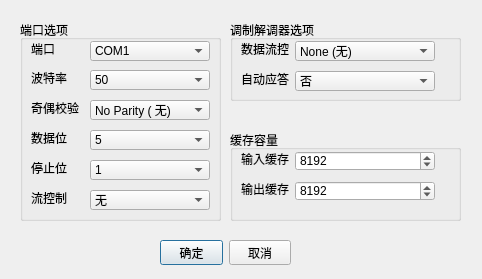
<?xml version="1.0" encoding="UTF-8"?>
<ui version="4.0">
 <class>QDlgConfig</class>
 <widget class="QDialog" name="QDlgConfig">
  <property name="geometry">
   <rect>
    <x>0</x>
    <y>0</y>
    <width>482</width>
    <height>279</height>
   </rect>
  </property>
  <property name="minimumSize">
   <size>
    <width>482</width>
    <height>279</height>
   </size>
  </property>
  <property name="maximumSize">
   <size>
    <width>482</width>
    <height>279</height>
   </size>
  </property>
  <property name="windowTitle">
   <string>端口设置</string>
  </property>
  <widget class="QGroupBox" name="gbPortOptions">
   <property name="geometry">
    <rect>
     <x>20</x>
     <y>20</y>
     <width>201</width>
     <height>201</height>
    </rect>
   </property>
   <property name="title">
    <string>端口选项</string>
   </property>
   <widget class="QComboBox" name="cbStopBit">
    <property name="geometry">
     <rect>
      <x>70</x>
      <y>140</y>
      <width>120</width>
      <height>20</height>
     </rect>
    </property>
    <item>
     <property name="text">
      <string>1</string>
     </property>
    </item>
    <item>
     <property name="text">
      <string>1.5</string>
     </property>
    </item>
    <item>
     <property name="text">
      <string>2</string>
     </property>
    </item>
   </widget>
   <widget class="QLabel" name="label_5">
    <property name="geometry">
     <rect>
      <x>11</x>
      <y>140</y>
      <width>36</width>
      <height>16</height>
     </rect>
    </property>
    <property name="text">
     <string>停止位</string>
    </property>
   </widget>
   <widget class="QComboBox" name="cbFlowCtrl">
    <property name="geometry">
     <rect>
      <x>70</x>
      <y>170</y>
      <width>120</width>
      <height>20</height>
     </rect>
    </property>
    <item>
     <property name="text">
      <string>无</string>
     </property>
    </item>
    <item>
     <property name="text">
      <string>硬件</string>
     </property>
    </item>
    <item>
     <property name="text">
      <string>Xon / Xoff</string>
     </property>
    </item>
   </widget>
   <widget class="QLabel" name="label_6">
    <property name="geometry">
     <rect>
      <x>11</x>
      <y>170</y>
      <width>36</width>
      <height>16</height>
     </rect>
    </property>
    <property name="text">
     <string>流控制</string>
    </property>
   </widget>
   <widget class="QLabel" name="label">
    <property name="geometry">
     <rect>
      <x>11</x>
      <y>21</y>
      <width>24</width>
      <height>16</height>
     </rect>
    </property>
    <property name="text">
     <string>端口</string>
    </property>
   </widget>
   <widget class="QComboBox" name="cbPort">
    <property name="geometry">
     <rect>
      <x>70</x>
      <y>21</y>
      <width>120</width>
      <height>20</height>
     </rect>
    </property>
    <item>
     <property name="text">
      <string>COM1</string>
     </property>
    </item>
    <item>
     <property name="text">
      <string>COM2</string>
     </property>
    </item>
    <item>
     <property name="text">
      <string>COM3</string>
     </property>
    </item>
    <item>
     <property name="text">
      <string>COM4</string>
     </property>
    </item>
    <item>
     <property name="text">
      <string>COM5</string>
     </property>
    </item>
    <item>
     <property name="text">
      <string>COM6</string>
     </property>
    </item>
    <item>
     <property name="text">
      <string>COM7</string>
     </property>
    </item>
    <item>
     <property name="text">
      <string>COM8</string>
     </property>
    </item>
    <item>
     <property name="text">
      <string>COM9</string>
     </property>
    </item>
    <item>
     <property name="text">
      <string>COM10</string>
     </property>
    </item>
    <item>
     <property name="text">
      <string>COM11</string>
     </property>
    </item>
    <item>
     <property name="text">
      <string>COM12</string>
     </property>
    </item>
    <item>
     <property name="text">
      <string>COM13</string>
     </property>
    </item>
    <item>
     <property name="text">
      <string>COM14</string>
     </property>
    </item>
    <item>
     <property name="text">
      <string>COM15</string>
     </property>
    </item>
    <item>
     <property name="text">
      <string>COM16</string>
     </property>
    </item>
   </widget>
   <widget class="QLabel" name="label_4">
    <property name="geometry">
     <rect>
      <x>11</x>
      <y>110</y>
      <width>36</width>
      <height>16</height>
     </rect>
    </property>
    <property name="text">
     <string>数据位</string>
    </property>
   </widget>
   <widget class="QComboBox" name="cbDataBit">
    <property name="geometry">
     <rect>
      <x>70</x>
      <y>110</y>
      <width>120</width>
      <height>20</height>
     </rect>
    </property>
    <item>
     <property name="text">
      <string>5</string>
     </property>
    </item>
    <item>
     <property name="text">
      <string>6</string>
     </property>
    </item>
    <item>
     <property name="text">
      <string>7</string>
     </property>
    </item>
    <item>
     <property name="text">
      <string>8</string>
     </property>
    </item>
   </widget>
   <widget class="QLabel" name="label_3">
    <property name="geometry">
     <rect>
      <x>11</x>
      <y>80</y>
      <width>48</width>
      <height>16</height>
     </rect>
    </property>
    <property name="text">
     <string>奇偶校验</string>
    </property>
   </widget>
   <widget class="QComboBox" name="cbParity">
    <property name="geometry">
     <rect>
      <x>70</x>
      <y>80</y>
      <width>120</width>
      <height>20</height>
     </rect>
    </property>
    <item>
     <property name="text">
      <string>No Parity ( 无)</string>
     </property>
    </item>
    <item>
     <property name="text">
      <string>Odd (奇)</string>
     </property>
    </item>
    <item>
     <property name="text">
      <string>Even (偶)</string>
     </property>
    </item>
    <item>
     <property name="text">
      <string>Mark (标记)</string>
     </property>
    </item>
    <item>
     <property name="text">
      <string>Space (空格)</string>
     </property>
    </item>
   </widget>
   <widget class="QComboBox" name="cbBaudRate">
    <property name="geometry">
     <rect>
      <x>70</x>
      <y>50</y>
      <width>120</width>
      <height>20</height>
     </rect>
    </property>
    <item>
     <property name="text">
      <string>50</string>
     </property>
    </item>
    <item>
     <property name="text">
      <string>75</string>
     </property>
    </item>
    <item>
     <property name="text">
      <string>110</string>
     </property>
    </item>
    <item>
     <property name="text">
      <string>134</string>
     </property>
    </item>
    <item>
     <property name="text">
      <string>150</string>
     </property>
    </item>
    <item>
     <property name="text">
      <string>200</string>
     </property>
    </item>
    <item>
     <property name="text">
      <string>300</string>
     </property>
    </item>
    <item>
     <property name="text">
      <string>600</string>
     </property>
    </item>
    <item>
     <property name="text">
      <string>1200</string>
     </property>
    </item>
    <item>
     <property name="text">
      <string>1800</string>
     </property>
    </item>
    <item>
     <property name="text">
      <string>2400</string>
     </property>
    </item>
    <item>
     <property name="text">
      <string>4800</string>
     </property>
    </item>
    <item>
     <property name="text">
      <string>9600</string>
     </property>
    </item>
    <item>
     <property name="text">
      <string>14400</string>
     </property>
    </item>
    <item>
     <property name="text">
      <string>19200</string>
     </property>
    </item>
    <item>
     <property name="text">
      <string>38400</string>
     </property>
    </item>
    <item>
     <property name="text">
      <string>56000</string>
     </property>
    </item>
    <item>
     <property name="text">
      <string>57600</string>
     </property>
    </item>
    <item>
     <property name="text">
      <string>76800</string>
     </property>
    </item>
    <item>
     <property name="text">
      <string>115200</string>
     </property>
    </item>
    <item>
     <property name="text">
      <string>128000</string>
     </property>
    </item>
    <item>
     <property name="text">
      <string>256000</string>
     </property>
    </item>
   </widget>
   <widget class="QLabel" name="label_2">
    <property name="geometry">
     <rect>
      <x>11</x>
      <y>50</y>
      <width>36</width>
      <height>16</height>
     </rect>
    </property>
    <property name="text">
     <string>波特率</string>
    </property>
   </widget>
  </widget>
  <widget class="QGroupBox" name="gbModemOptions">
   <property name="geometry">
    <rect>
     <x>230</x>
     <y>20</y>
     <width>231</width>
     <height>81</height>
    </rect>
   </property>
   <property name="title">
    <string>调制解调器选项</string>
   </property>
   <widget class="QLabel" name="label_7">
    <property name="geometry">
     <rect>
      <x>11</x>
      <y>21</y>
      <width>48</width>
      <height>16</height>
     </rect>
    </property>
    <property name="text">
     <string>数据流控</string>
    </property>
   </widget>
   <widget class="QComboBox" name="cbDataFlowCtrl">
    <property name="geometry">
     <rect>
      <x>65</x>
      <y>21</y>
      <width>140</width>
      <height>20</height>
     </rect>
    </property>
    <item>
     <property name="text">
      <string>None (无)</string>
     </property>
    </item>
    <item>
     <property name="text">
      <string>RTS/CTS (硬件)</string>
     </property>
    </item>
    <item>
     <property name="text">
      <string>Xon/Xoff (软件)</string>
     </property>
    </item>
    <item>
     <property name="text">
      <string>RTS/CTS &amp; Xon/Xoff</string>
     </property>
    </item>
   </widget>
   <widget class="QLabel" name="label_8">
    <property name="geometry">
     <rect>
      <x>11</x>
      <y>51</y>
      <width>48</width>
      <height>16</height>
     </rect>
    </property>
    <property name="text">
     <string>自动应答</string>
    </property>
   </widget>
   <widget class="QComboBox" name="cbAutoReply">
    <property name="geometry">
     <rect>
      <x>65</x>
      <y>51</y>
      <width>140</width>
      <height>20</height>
     </rect>
    </property>
    <item>
     <property name="text">
      <string>否</string>
     </property>
    </item>
    <item>
     <property name="text">
      <string>是</string>
     </property>
    </item>
   </widget>
  </widget>
  <widget class="QGroupBox" name="gbBufferOptions">
   <property name="geometry">
    <rect>
     <x>230</x>
     <y>130</y>
     <width>231</width>
     <height>91</height>
    </rect>
   </property>
   <property name="title">
    <string>缓存容量</string>
   </property>
   <widget class="QSpinBox" name="sbInBuffer">
    <property name="geometry">
     <rect>
      <x>65</x>
      <y>21</y>
      <width>140</width>
      <height>20</height>
     </rect>
    </property>
    <property name="maximum">
     <number>99999999</number>
    </property>
    <property name="singleStep">
     <number>1</number>
    </property>
    <property name="value">
     <number>8192</number>
    </property>
   </widget>
   <widget class="QLabel" name="label_9">
    <property name="geometry">
     <rect>
      <x>11</x>
      <y>21</y>
      <width>48</width>
      <height>16</height>
     </rect>
    </property>
    <property name="text">
     <string>输入缓存</string>
    </property>
   </widget>
   <widget class="QLabel" name="label_10">
    <property name="geometry">
     <rect>
      <x>11</x>
      <y>51</y>
      <width>48</width>
      <height>16</height>
     </rect>
    </property>
    <property name="text">
     <string>输出缓存</string>
    </property>
   </widget>
   <widget class="QSpinBox" name="sbOutBuffer">
    <property name="geometry">
     <rect>
      <x>65</x>
      <y>51</y>
      <width>140</width>
      <height>20</height>
     </rect>
    </property>
    <property name="maximum">
     <number>99999999</number>
    </property>
    <property name="singleStep">
     <number>1</number>
    </property>
    <property name="value">
     <number>8192</number>
    </property>
   </widget>
  </widget>
  <widget class="QWidget" name="">
   <property name="geometry">
    <rect>
     <x>160</x>
     <y>240</y>
     <width>131</width>
     <height>25</height>
    </rect>
   </property>
   <layout class="QHBoxLayout" name="horizontalLayout">
    <item>
     <widget class="QPushButton" name="btnOK">
      <property name="text">
       <string>确定</string>
      </property>
     </widget>
    </item>
    <item>
     <widget class="QPushButton" name="btnCancel">
      <property name="text">
       <string>取消</string>
      </property>
     </widget>
    </item>
   </layout>
  </widget>
 </widget>
 <resources/>
 <connections/>
</ui>
